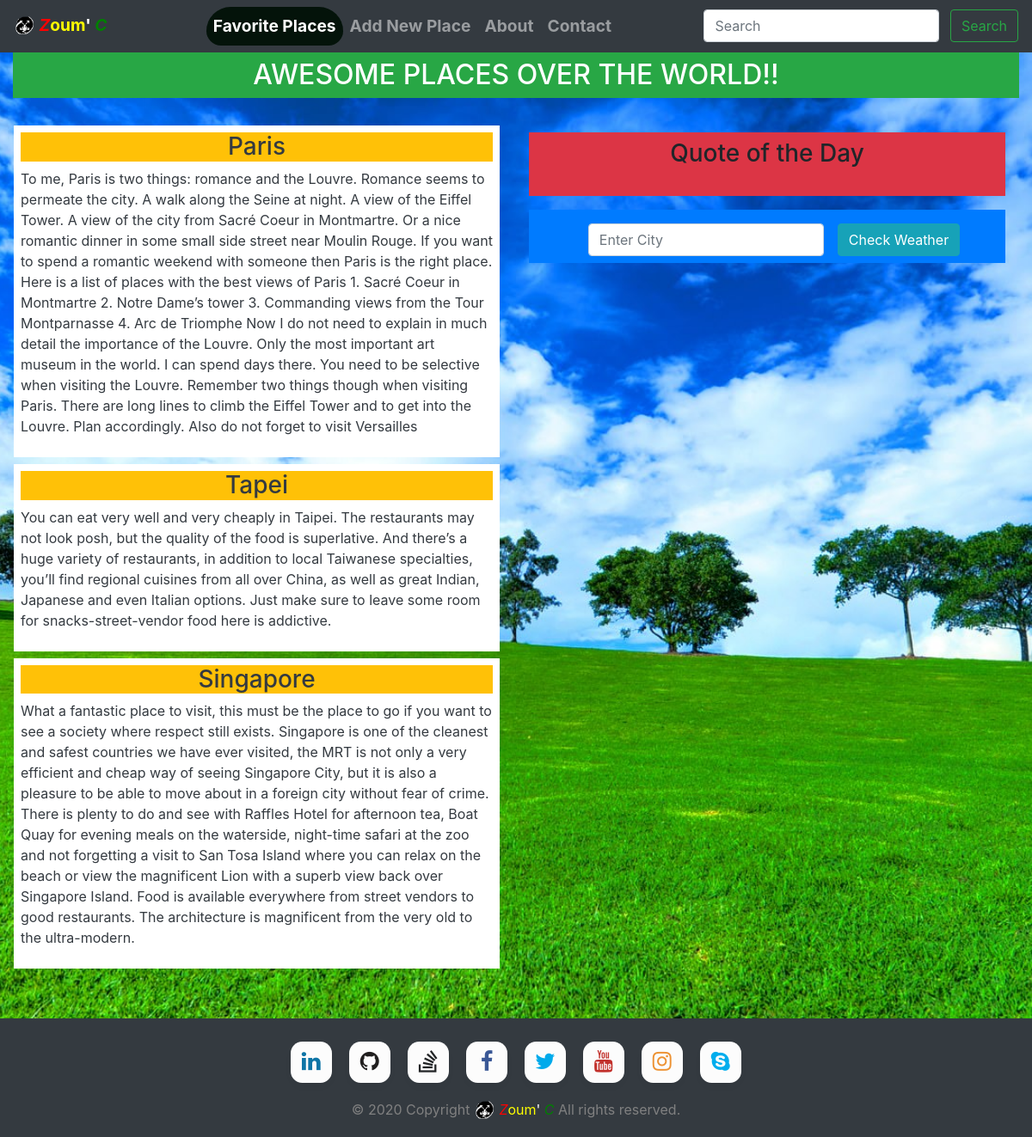
The page / on the database its author committed.
### GoForHolidayApp/models.py (models this page shows, shortened)
class PlaceInfo(models.Model):
    placeName = models.CharField(max_length=200)
    placeCountry = models.CharField(max_length=200)
    arrivalTime = models.CharField(max_length=200)
    departureTime = models.CharField(max_length=200)
    experience = models.TextField(max_length=1000)

### GoForHolidayApp/views.py (the view)
# urls.py: path('',  views.index, name='index'),
def index(request):
    allPlaces = PlaceInfo.objects.all()
    return render(request, "GoForHolidayApp/index.html", {'places': allPlaces})

### GoForHolidayApp/templates/GoForHolidayApp/index.html
{% extends 'GoForHolidayApp/base.html' %} {% block content %}
<div id="content-index" class="container-fluid my-content">
  <h2
    class="text-uppercase bg-success text-white d-flex justify-content-center p-2"
  >
    Awesome Places Over The World!!
  </h2>
  <div class="modal-body row h-100">
    <div class="col-md-6">
      {% for place in places %}
      <div class="place-info row d-flex flex-column bg-white mt-2 mr-1 p-2">
        <h3 class="text-dark d-flex justify-content-center bg-warning">
          {{place.placeName}}
        </h3>
        <span><p class="text-dark">{{place.experience}}</p></span>
      </div>
      {% endfor %}
    </div>
    <div class="col-md-6">
      {% include 'GoForHolidayApp/indexQuote.html' %}
      {% include 'GoForHolidayApp/indexWeather.html' %}
    </div>
  </div>
</div>
{% endblock content %}

### GoForHolidayApp/templates/GoForHolidayApp/base.html (shortened to what this page needs)
<!DOCTYPE html>
<html lang="en">
  <head>
    {% include 'GoForHolidayApp/css.html' %}
    {% load static %}
  </head>
  <body>
    {% include 'GoForHolidayApp/nav.html' %}
    {% block content %}{% endblock content %}
    {% include 'GoForHolidayApp/footer.html'%}
  </body>
</html>

### GoForHolidayApp/templates/GoForHolidayApp/css.html
{% block content %} {% load static %}
<link
  type="text/css"
  rel="stylesheet"
  href="https://maxcdn.bootstrapcdn.com/font-awesome/4.7.0/css/font-awesome.min.css"
/>
<link
  type="text/css"
  rel="stylesheet"
  href="{% static 'GoForHolidayApp/css/bootstrap.min.css' %}"
/>
<link
  type="text/css"
  rel="stylesheet"
  href="{% static 'GoForHolidayApp/css/GoForHolidayApp.css' %}"
/>
{% endblock content %}

### GoForHolidayApp/templates/GoForHolidayApp/nav.html (shortened to what this page needs)
{% block content %}
<nav
  id="wrapper-nav"
  class="navbar fixed-top navbar-expand-lg navbar-dark bg-dark"
  role="tablist"
>
  <div class="collapse navbar-collapse" id="navbarToggler">
    <a style="cursor: pointer;" id="navbar-brand-name" class="navbar-brand text-bold">
      {% include 'GoForHolidayApp/brandName.html' %}
    </a>
    {% include 'GoForHolidayApp/navItem.html' %}
    {% include 'GoForHolidayApp/navSearch.html' %}
  </div>
</nav>
{% endblock content %}

### GoForHolidayApp/templates/GoForHolidayApp/brandName.html
{% block content %}{% load static %}
<img
  draggable="false"
  style="margin-bottom: 0.2em;"
  width="25em"
  height="25em"
  src="{% static 'GoForHolidayApp/image/brandBlack.png' %}"
  alt=""
/>
<span id="wrapper-brand-name">
  <span style="font-style: italic; color: red;" id="brand-name-first-letter"
    >Z</span
  ><span
    id="brand-name-middle-word"
    style="color: yellow;"
    >oum</span
  ><span id="brand-name-comma" style="color: white;">'</span>
  <span style="font-style: italic; color: green;" id="brand-name-last-letter"
    >C</span
  >
</span>
{% endblock content %}

### GoForHolidayApp/templates/GoForHolidayApp/navItem.html
{% block content %}
<ul id="ul-navbar" class="navbar-nav ml-auto mr-auto mt-2 mt-lg-0">
  <li class="nav-item text-center noSelect">
    <a id="home" class="nav-link text-bold" " draggable="false" href="/">Favorite Places</a>
  </li>
  <li class="nav-item text-center">
    <a id="add" class="nav-link text-bold noSelect" " draggable="false" href="/addplace">Add New Place</a>
  </li>
  <li class="nav-item text-center">
    <a id="about" class="nav-link text-bold noSelect" " draggable="false" href="/about">About</a>
  </li>
  <li class="nav-item text-center">
    <a id="contact" class="nav-link text-bold noSelect" " draggable="false" href="/contact">Contact</a>
  </li>
</ul>
{% endblock content %}

### GoForHolidayApp/templates/GoForHolidayApp/navSearch.html
{% block content %}
<form id="search" class="form-inline my-2 my-lg-0">
  <input
    class="form-control mr-sm-2"
    type="search"
    placeholder="Search"
    aria-label="Search"
  />
  <button class="btn btn-outline-success my-2 my-sm-0" type="submit">
    Search
  </button>
</form>
{% endblock content %}

### GoForHolidayApp/templates/GoForHolidayApp/indexQuote.html (shortened to what this page needs)
{% block content %}
<div class="d-flex flex-column bg-danger mb-3 p-2 mt-3" id="display-quote">
  <h3 id="quote-tile" class="d-flex justify-content-center">
    Quote of the Day
  </h3>
</div>
{% endblock content %}

### GoForHolidayApp/templates/GoForHolidayApp/indexWeather.html (shortened to what this page needs)
{% block content %}
<div class="wrapper-weather d-flex flex-column bg-primary mt-2">
  <div class="input-weather d-flex justify-content-center">
    <div class="form-inline">
      <div class="form-group mx-sm-3 mt-3">
        <input
          id="enter-city"
          type="text"
          class="form-control"
          placeholder="Enter City"
        />
      </div>
      <button id="submit-weather" type="submit" class="btn btn-info mt-3">
        Check Weather
      </button>
    </div>
  </div>
  <div id="display-weather">
  </div>
</div>
{% endblock content %}

### GoForHolidayApp/templates/GoForHolidayApp/footer.html
{% block content %}
<footer class="page-footer navbar-dark bg-dark fixed-bottom pt-4">
  {% include 'GoForHolidayApp/socialMediaBootstrap.html' %}
  <div style="color: gray;" class="footer-copyright text-center py-3">
    © 2020 Copyright {% include 'GoForHolidayApp/brandName.html' %} All rights reserved.
  </div>
</footer>
{% endblock content %}

### GoForHolidayApp/templates/GoForHolidayApp/socialMediaBootstrap.html
{% block content %}
<div class="social-btns row d-flex justify-content-center">
  <a
    target="_blank"
    class="btn linkedin d-flex justify-content-center text-center"
    href="https://www.linkedin.com/in/adama-zouma-553bba13a/"
    ><i class="fa fa-linkedin" aria-hidden="true"></i
  ></a>
  <a
    target="_blank"
    class="btn github d-flex justify-content-center text-center"
    href="https://github.com/zoumson?tab=repositories"
    ><i class="fa fa-github" aria-hidden="true"></i
  ></a>
  <a
    target="_blank"
    class="btn stack-overflow d-flex justify-content-center text-center"
    href="https://stackoverflow.com/users/11175375/adam"
    ><i class="fa fa-stack-overflow" aria-hidden="true"></i
  ></a>
  <a
    target="_blank"
    class="btn facebook d-flex justify-content-center text-center"
    href="https://www.facebook.com/adama.zouma"
    ><i class="fa fa-facebook" aria-hidden="true"></i
  ></a>
  <a
    target="_blank"
    class="btn twitter d-flex justify-content-center text-center"
    href="https://twitter.com/AdamaZouma"
    ><i class="fa fa-twitter" aria-hidden="true"></i
  ></a>
  <a
    target="_blank"
    class="btn youtube d-flex justify-content-center text-center"
    href="https://www.youtube.com/channel/UCaYudPNp37IBks-qStcdXgA"
    ><i class="fa fa-youtube" aria-hidden="true"></i
  ></a>
  <a
    target="_blank"
    class="btn instagram d-flex justify-content-center text-center"
    href="https://www.instagram.com/zoumson/"
    ><i class="fa fa-instagram" aria-hidden="true"></i
  ></a>
  <a
    target="_blank"
    class="btn skype d-flex justify-content-center text-center"
    href="https://join.skype.com/invite/TopZPNVzvQ6t"
    ><i class="fa fa-skype" aria-hidden="true"></i
  ></a>
</div>
{% endblock content %}

### GoForHolidayApp/templates/GoForHolidayApp/js.html (shortened to what this page needs)
{% block content %} {% load static %}
{% endblock content %}

### GoForHolidayApp/static/GoForHolidayApp/css/GoForHolidayApp.css (style rules this page uses)
.text-bold { font-weight: bolder; font-size: larger; }
.active { background: rgb(4, 19, 10); border-radius: 50px 50px 30px 30px; }
#search { display: block; text-align: center; }
.social-btns .btn, .social-btns .btn:before, .social-btns .btn .fa { -webkit-transition: all 0.35s; transition: all 0.35s; -webkit-transition-timing-function: cubic-bezier(0.31, -0.105, 0.43, 1.59); transition-timing-function: cubic-bezier(0.31, -0.105, 0.43, 1.59); }
.social-btns .btn:before { top: 90%; left: -110%; }
.social-btns .btn .fa { -webkit-transform: scale(0.8); transform: scale(0.8); }
.social-btns .btn.facebook:before { background-color: #3b5998; }
.social-btns .btn.facebook .fa { color: #3b5998; }
.social-btns .btn.twitter:before { background-color: #00acee; }
.social-btns .btn.twitter .fa { color: #00acee; }
.social-btns .btn.instagram:before { background: #f09433; background: -moz-linear-gradient( 45deg, #f09433 0%, #e6683c 25%, #dc2743 50%, #cc2366 75%, #bc1888 100% ); background: -webkit-linear-gradient( 45deg, #f09433 0%, #e6683c 25%, #dc2743 50%, #cc2366 75%, #bc1888 100% ); background: linear-gradient( 45deg, #f09433 0%, #e6683c 25%, #dc2743 50%, #cc2366 75%, #bc1888 100% ); filter: progid:DXImageTransform.Microsoft.gradient( startColorstr='#f09433', endColorstr='#bc1888',GradientType=1 ); }
.social-btns .btn.instagram .fa { color: #f09433; }
.social-btns .btn.youtube:before { background-color: #c4302b; }
.social-btns .btn.youtube .fa { color: #c4302b; }
.social-btns .btn.github:before { background-color: #211f1f; }
.social-btns .btn.github .fa { color: #211f1f; }
.social-btns .btn.stack-overflow:before { background-color: #222426; }
.social-btns .btn.stack-overflow .fa { color: #222426; }
.social-btns .btn.linkedin:before { background-color: #0e76a8; }
.social-btns .btn.linkedin .fa { color: #0e76a8; }
.social-btns .btn.skype:before { background-color: #00aff0; }
.social-btns .btn.skype .fa { color: #00aff0; }
.social-btns .btn { display: inline-block; background-color: #fff; width: 3em; height: 3em; margin: 3px 10px; text-align: middle; vertical-align: middle; line-height: 50%; position: relative; overflow: hidden; border-radius: 28%; box-shadow: 0 5px 15px -5px rgba(0, 0, 0, 0.1); opacity: 0.99; }
.social-btns .btn:before { content: ''; width: 120%; height: 120%; position: absolute; -webkit-transform: rotate(45deg); transform: rotate(45deg); }
.social-btns .btn .fa { font-size: 2em; text-align: center; }
body { overflow: scroll; background-image: url('../image/bg-image.jpg'); height: 100%; background-position: center; background-repeat: no-repeat; background-size: cover; }
.my-content { margin-top: 60px; margin-bottom: 180px; overflow: scroll; }
.noSelect { -webkit-user-select: none; -khtml-user-select: none; -moz-user-select: none; -ms-user-select: none; user-select: none; }
#brand-name-first-letter, #brand-name-last-letter { font-style: italic !important; }
#navbar-brand-name { cursor: pointer; }

### rows shown on the page
PlaceInfo: placeName "Paris", experience "To me, Paris is two things: romance and the Louvre. Romance seems to permeate the city. A walk along the Seine at night. A view of the Eiffel Tower. A view of the city from Sacré Coeur in Montmartre. Or a nice romantic dinner in some small side street near Moulin Rouge. If you want to spend a romantic weekend with someone then Paris is the right place. Here is a list of places with the best views of Paris 1. Sacré Coeur in Montmartre 2. Notre Dame’s tower 3. Commanding views from the Tour Montparnasse 4. Arc de Triomphe Now I do not need to explain in much detail the importance of the Louvre. Only the most important art museum in the world. I can spend days there. You need to be selective…"
PlaceInfo: placeName "Tapei", experience "You can eat very well and very cheaply in Taipei. The restaurants may not look posh, but the quality of the food is superlative. And there’s a huge variety of restaurants, in addition to local Taiwanese specialties, you’ll find regional cuisines from all over China, as well as great Indian, Japanese and even Italian options. Just make sure to leave some room for snacks-street-vendor food here is addictive."
PlaceInfo: placeName "Singapore", experience "What a fantastic place to visit, this must be the place to go if you want to see a society where respect still exists. Singapore is one of the cleanest and safest countries we have ever visited, the MRT is not only a very efficient and cheap way of seeing Singapore City, but it is also a pleasure to be able to move about in a foreign city without fear of crime. There is plenty to do and see with Raffles Hotel for afternoon tea, Boat Quay for evening meals on the waterside, night-time safari at the zoo and not forgetting a visit to San Tosa Island where you can relax on the beach or view the magnificent Lion with a superb view back over Singapore Island. Food is available everywhere from…"
